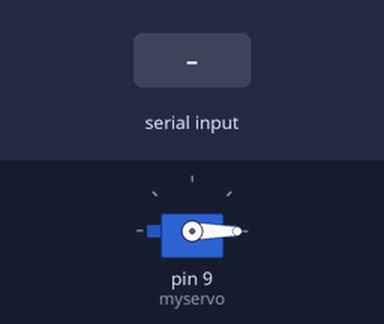
Simulated run of this sketch. Board: Arduino Uno, built with avr-gcc and run on an emulated ATmega328P. Parts: servo. The inputs (shaded band) are chosen by the test bench.

Above: at 1.2 s.
1.3 s: "F" received over the second serial link
At 2.0 s:
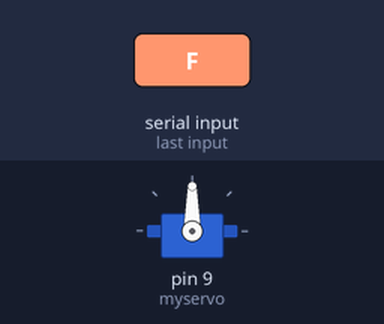
Timing chart, 0 to 4.8 s (numbered marks = the images above; inputs shaded):
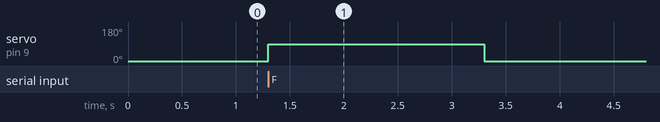

Measured:
- after the input at 1.3 s, servo on pin 9 (myservo): 0° → 90° at once, → 0° 2.0 s later

The sketch:

main.ino
```cpp
#include <SoftwareSerial.h>
#include <Servo.h>
Servo myservo;
SoftwareSerial BT(10, 11);

void setup() {
  myservo.attach(9);
  myservo.write(0);
  BT.begin(9600);
  BT.println("Hello from Arduino");
}

char a;

void loop() {
  if (BT.available()) {
    a=(BT.read());

    if (a=='F') {
      myservo.write(90);
      delay(2000);
      myservo.write(0);
    }
  }
}
```
